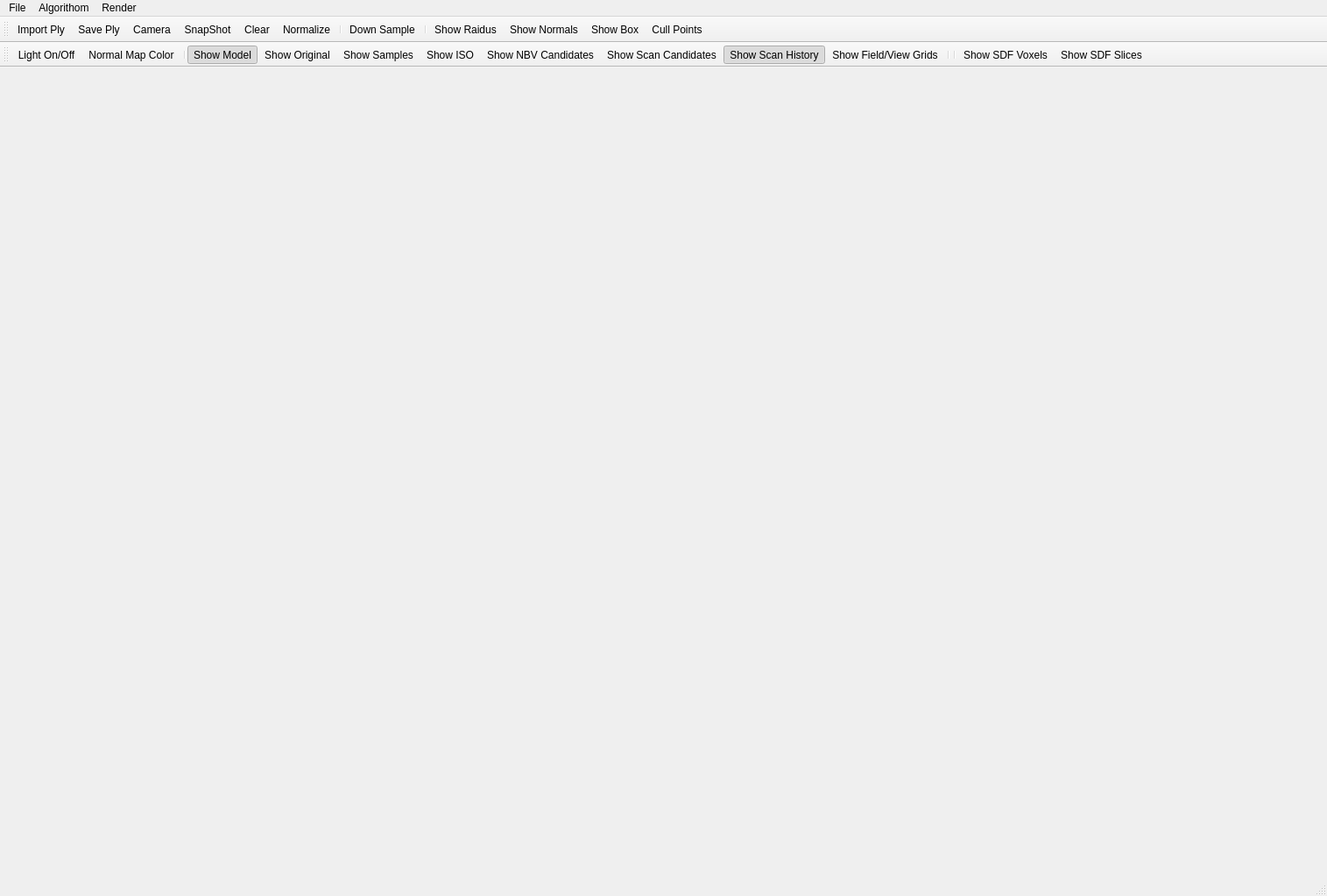
<?xml version="1.0" encoding="UTF-8"?>
<ui version="4.0">
 <class>mainwindowClass</class>
 <widget class="QMainWindow" name="mainwindowClass">
  <property name="geometry">
   <rect>
    <x>0</x>
    <y>0</y>
    <width>1515</width>
    <height>1023</height>
   </rect>
  </property>
  <property name="minimumSize">
   <size>
    <width>55</width>
    <height>55</height>
   </size>
  </property>
  <property name="sizeIncrement">
   <size>
    <width>5</width>
    <height>5</height>
   </size>
  </property>
  <property name="baseSize">
   <size>
    <width>1</width>
    <height>1</height>
   </size>
  </property>
  <property name="acceptDrops">
   <bool>true</bool>
  </property>
  <property name="windowTitle">
   <string>Quality-Driven-Poisson-Guided-Autoscanning</string>
  </property>
  <widget class="QWidget" name="centralWidget"/>
  <widget class="QMenuBar" name="menuBar">
   <property name="geometry">
    <rect>
     <x>0</x>
     <y>0</y>
     <width>1515</width>
     <height>23</height>
    </rect>
   </property>
   <widget class="QMenu" name="menuFile">
    <property name="title">
     <string>File</string>
    </property>
    <addaction name="actionImport_Ply"/>
    <addaction name="actionSave_Ply"/>
    <addaction name="actionNormalize"/>
    <addaction name="actionDownSample"/>
    <addaction name="actionQianSample"/>
    <addaction name="actionClear_Data"/>
    <addaction name="actionImport_Image"/>
    <addaction name="actionSave_NBV"/>
    <addaction name="actionTransformToGroundAxis"/>
   </widget>
   <widget class="QMenu" name="menuAlgorithom">
    <property name="title">
     <string>Algorithom</string>
    </property>
    <widget class="QMenu" name="menuPoisson">
     <property name="title">
      <string>Poisson</string>
     </property>
     <addaction name="actionPoisson"/>
    </widget>
    <widget class="QMenu" name="menuICP">
     <property name="title">
      <string>ICP</string>
     </property>
     <addaction name="actionSICP_With_Normal"/>
     <addaction name="actionSICP_Without_Normal"/>
     <addaction name="actionMeshLab_ICP"/>
    </widget>
    <addaction name="menuPoisson"/>
    <addaction name="menuICP"/>
   </widget>
   <widget class="QMenu" name="menuRender">
    <property name="title">
     <string>Render</string>
    </property>
    <widget class="QMenu" name="menuColor">
     <property name="title">
      <string>Color</string>
     </property>
     <addaction name="actionLight_On_Off"/>
     <addaction name="actionSample_Color"/>
     <addaction name="actionOriginal_Color"/>
     <addaction name="actionBackground_Color"/>
     <addaction name="actionFeature_Color"/>
     <addaction name="actionNormal_Color"/>
     <addaction name="separator"/>
     <addaction name="actionAmbient_Color"/>
     <addaction name="actionDiffuse_Color"/>
     <addaction name="actionSpecular_Color"/>
     <addaction name="actionShow_Individual_Color"/>
    </widget>
    <widget class="QMenu" name="menuSample_Render">
     <property name="title">
      <string>Sample Render</string>
     </property>
     <addaction name="actionShow_Samples"/>
     <addaction name="separator"/>
     <addaction name="actionShow_Sample_Dot"/>
     <addaction name="actionShow_Sample_Quads"/>
     <addaction name="actionShow_Sample_Circle"/>
     <addaction name="actionShow_Sample_Sphere"/>
    </widget>
    <widget class="QMenu" name="menuOriginal_Render">
     <property name="title">
      <string>Original Render</string>
     </property>
     <addaction name="actionShow_Original"/>
     <addaction name="separator"/>
     <addaction name="actionShow_Original_Dot"/>
     <addaction name="actionShow_Original_Quad"/>
     <addaction name="actionShow_Original_Circle"/>
     <addaction name="actionShow_Original_Sphere"/>
    </widget>
    <widget class="QMenu" name="menuSnap_Shot">
     <property name="title">
      <string>Snap Shot</string>
     </property>
     <addaction name="actionSnapShot"/>
     <addaction name="actionSnap_Each_Iteration"/>
     <addaction name="actionNo_Snap_Radius"/>
    </widget>
    <widget class="QMenu" name="menuShow_Neighbor_Size">
     <property name="title">
      <string>Show Neighbor Size</string>
     </property>
     <addaction name="actionShow_Neighborhood_Ball"/>
     <addaction name="actionShow_Radius_Line"/>
     <addaction name="actionShow_All_Raidus"/>
    </widget>
    <widget class="QMenu" name="menuPick_Point">
     <property name="title">
      <string>Pick Point</string>
     </property>
     <addaction name="actionErase_Pick"/>
    </widget>
    <widget class="QMenu" name="menuShow_Poisson">
     <property name="title">
      <string>Show Poisson</string>
     </property>
     <addaction name="actionShow_ISO"/>
     <addaction name="actionUse_ISO_Interval"/>
    </widget>
    <addaction name="menuColor"/>
    <addaction name="separator"/>
    <addaction name="menuSample_Render"/>
    <addaction name="menuOriginal_Render"/>
    <addaction name="menuShow_Poisson"/>
    <addaction name="actionShow_Normals"/>
    <addaction name="actionShow_Scan_Candidates"/>
    <addaction name="actionShow_Confidence_Color"/>
    <addaction name="actionShow_Box"/>
    <addaction name="actionCull_Points"/>
    <addaction name="actionRecompute_Quad"/>
    <addaction name="menuSnap_Shot"/>
    <addaction name="menuShow_Neighbor_Size"/>
    <addaction name="menuPick_Point"/>
    <addaction name="actionShow_View_Grids"/>
    <addaction name="actionShow_NBV_Candidates"/>
    <addaction name="actionShow_NBV_Label"/>
    <addaction name="actionShow_NBV_Ball"/>
    <addaction name="actionShow_Poisson_Surface"/>
    <addaction name="actionShow_Scan_History"/>
    <addaction name="separator"/>
    <addaction name="actionShow_SDF_Voxels"/>
    <addaction name="actionShow_SDF_Slices"/>
   </widget>
   <addaction name="menuFile"/>
   <addaction name="menuAlgorithom"/>
   <addaction name="menuRender"/>
  </widget>
  <widget class="QToolBar" name="mainToolBar_save_parameter">
   <property name="baseSize">
    <size>
     <width>11</width>
     <height>11</height>
    </size>
   </property>
   <property name="toolButtonStyle">
    <enum>Qt::ToolButtonTextUnderIcon</enum>
   </property>
   <attribute name="toolBarArea">
    <enum>TopToolBarArea</enum>
   </attribute>
   <attribute name="toolBarBreak">
    <bool>false</bool>
   </attribute>
   <addaction name="actionImport_Ply"/>
   <addaction name="actionSave_Ply"/>
   <addaction name="actionCamera"/>
   <addaction name="actionSnapShot"/>
   <addaction name="actionClear_Data"/>
   <addaction name="actionNormalize"/>
   <addaction name="separator"/>
   <addaction name="actionDownSample"/>
   <addaction name="separator"/>
   <addaction name="actionShow_Neighborhood_Ball"/>
   <addaction name="actionShow_Normals"/>
   <addaction name="actionShow_Box"/>
   <addaction name="actionCull_Points"/>
  </widget>
  <widget class="QStatusBar" name="statusBar"/>
  <widget class="QToolBar" name="toolBar">
   <property name="contextMenuPolicy">
    <enum>Qt::ActionsContextMenu</enum>
   </property>
   <property name="windowTitle">
    <string>toolBar</string>
   </property>
   <attribute name="toolBarArea">
    <enum>TopToolBarArea</enum>
   </attribute>
   <attribute name="toolBarBreak">
    <bool>true</bool>
   </attribute>
   <addaction name="actionLight_On_Off"/>
   <addaction name="actionShow_Normal_Color"/>
   <addaction name="separator"/>
   <addaction name="actionShow_Model"/>
   <addaction name="actionShow_Original"/>
   <addaction name="actionShow_Samples"/>
   <addaction name="actionShow_ISO"/>
   <addaction name="actionShow_NBV_Candidates"/>
   <addaction name="actionShow_Scan_Candidates"/>
   <addaction name="actionShow_Scan_History"/>
   <addaction name="actionShow_View_Grids"/>
   <addaction name="separator"/>
   <addaction name="separator"/>
   <addaction name="actionShow_SDF_Voxels"/>
   <addaction name="actionShow_SDF_Slices"/>
  </widget>
  <action name="actionImport_Ply">
   <property name="icon">
    <iconset resource="mainwindow.qrc">
     <normaloff>:/mainwindow/Icons/open.png</normaloff>:/mainwindow/Icons/open.png</iconset>
   </property>
   <property name="text">
    <string>Import Ply</string>
   </property>
  </action>
  <action name="actionSave_Ply">
   <property name="icon">
    <iconset resource="mainwindow.qrc">
     <normaloff>:/mainwindow/Icons/save.png</normaloff>:/mainwindow/Icons/save.png</iconset>
   </property>
   <property name="text">
    <string>Save Ply</string>
   </property>
  </action>
  <action name="actionShow_Samples">
   <property name="checkable">
    <bool>true</bool>
   </property>
   <property name="text">
    <string>Show Samples</string>
   </property>
  </action>
  <action name="actionShow_Original">
   <property name="checkable">
    <bool>true</bool>
   </property>
   <property name="text">
    <string>Show Original</string>
   </property>
  </action>
  <action name="actionShow_Neighborhood_Ball">
   <property name="checkable">
    <bool>true</bool>
   </property>
   <property name="text">
    <string>Show Raidus</string>
   </property>
   <property name="shortcut">
    <string>Alt+R</string>
   </property>
  </action>
  <action name="actionCull_Points">
   <property name="checkable">
    <bool>true</bool>
   </property>
   <property name="text">
    <string>Cull Points</string>
   </property>
   <property name="shortcut">
    <string>Ctrl+T</string>
   </property>
  </action>
  <action name="actionSample_Color">
   <property name="text">
    <string>Sample Color</string>
   </property>
  </action>
  <action name="actionOriginal_Color">
   <property name="text">
    <string>Original Color</string>
   </property>
  </action>
  <action name="actionBackground_Color">
   <property name="text">
    <string>Background Color</string>
   </property>
  </action>
  <action name="actionAmbient_Color">
   <property name="text">
    <string>Ambient Color</string>
   </property>
  </action>
  <action name="actionDiffuse_Color">
   <property name="text">
    <string>Diffuse Color</string>
   </property>
  </action>
  <action name="actionSpecular_Color">
   <property name="text">
    <string>Specular Color</string>
   </property>
  </action>
  <action name="actionLight_On_Off">
   <property name="checkable">
    <bool>true</bool>
   </property>
   <property name="icon">
    <iconset resource="mainwindow.qrc">
     <normaloff>:/mainwindow/Icons/lighton.png</normaloff>:/mainwindow/Icons/lighton.png</iconset>
   </property>
   <property name="text">
    <string>Light On/Off</string>
   </property>
  </action>
  <action name="actionInitial_Sampling">
   <property name="text">
    <string>Initial Sampling</string>
   </property>
  </action>
  <action name="actionNormalize">
   <property name="icon">
    <iconset resource="mainwindow.qrc">
     <normaloff>:/mainwindow/Icons/normalize.png</normaloff>:/mainwindow/Icons/normalize.png</iconset>
   </property>
   <property name="text">
    <string>Normalize</string>
   </property>
  </action>
  <action name="actionDownSample">
   <property name="icon">
    <iconset resource="mainwindow.qrc">
     <normaloff>:/mainwindow/Icons/reload.png</normaloff>:/mainwindow/Icons/reload.png</iconset>
   </property>
   <property name="text">
    <string>Down Sample</string>
   </property>
  </action>
  <action name="actionSubSample">
   <property name="text">
    <string>SubSample</string>
   </property>
  </action>
  <action name="actionSnapShot">
   <property name="icon">
    <iconset resource="mainwindow.qrc">
     <normaloff>:/mainwindow/Icons/125.png</normaloff>:/mainwindow/Icons/125.png</iconset>
   </property>
   <property name="text">
    <string>SnapShot</string>
   </property>
  </action>
  <action name="actionShow_Normals">
   <property name="checkable">
    <bool>true</bool>
   </property>
   <property name="text">
    <string>Show Normals</string>
   </property>
   <property name="shortcut">
    <string>Alt+N</string>
   </property>
  </action>
  <action name="actionFeature_Color">
   <property name="text">
    <string>Feature Color</string>
   </property>
  </action>
  <action name="actionNormal_Color">
   <property name="text">
    <string>Normal Color</string>
   </property>
  </action>
  <action name="actionWLOP_2">
   <property name="text">
    <string>Skeletonization</string>
   </property>
  </action>
  <action name="actionRun_Wlop">
   <property name="icon">
    <iconset>
     <normaloff>:/mainwindow/Icons/gowalla_128x128-32.png</normaloff>:/mainwindow/Icons/gowalla_128x128-32.png</iconset>
   </property>
   <property name="text">
    <string>Run WLOP</string>
   </property>
  </action>
  <action name="actionWLOP_Setting">
   <property name="icon">
    <iconset>
     <normaloff>:/mainwindow/Icons/gameboid_128x128-32.png</normaloff>:/mainwindow/Icons/gameboid_128x128-32.png</iconset>
   </property>
   <property name="text">
    <string>WLOP</string>
   </property>
   <property name="font">
    <font>
     <weight>75</weight>
     <bold>true</bold>
    </font>
   </property>
  </action>
  <action name="actionRun_PCA">
   <property name="text">
    <string>Run PCA</string>
   </property>
  </action>
  <action name="actionNormal_Setting">
   <property name="icon">
    <iconset>
     <normaloff>:/mainwindow/Icons/sleepbot_128x128-32.png</normaloff>:/mainwindow/Icons/sleepbot_128x128-32.png</iconset>
   </property>
   <property name="text">
    <string>Normal</string>
   </property>
  </action>
  <action name="actionReorientate">
   <property name="text">
    <string>Reorientate</string>
   </property>
   <property name="font">
    <font>
     <weight>75</weight>
     <bold>true</bold>
    </font>
   </property>
  </action>
  <action name="actionShow_Sample_Quads">
   <property name="checkable">
    <bool>true</bool>
   </property>
   <property name="text">
    <string>Quad</string>
   </property>
  </action>
  <action name="actionShow_Sample_Dot">
   <property name="checkable">
    <bool>true</bool>
   </property>
   <property name="text">
    <string>Dot</string>
   </property>
  </action>
  <action name="actionShow_Sample_Circle">
   <property name="checkable">
    <bool>true</bool>
   </property>
   <property name="text">
    <string>Circle</string>
   </property>
  </action>
  <action name="actionShow_Original_Quad">
   <property name="checkable">
    <bool>true</bool>
   </property>
   <property name="text">
    <string>Quad</string>
   </property>
  </action>
  <action name="actionShow_Original_Dot">
   <property name="checkable">
    <bool>true</bool>
   </property>
   <property name="text">
    <string>Dot</string>
   </property>
  </action>
  <action name="actionShow_Original_Circle">
   <property name="checkable">
    <bool>true</bool>
   </property>
   <property name="text">
    <string>Circle</string>
   </property>
  </action>
  <action name="actionInitial_Sampling_2">
   <property name="text">
    <string>Initialization</string>
   </property>
  </action>
  <action name="actionAuto_Play">
   <property name="text">
    <string>Auto Play</string>
   </property>
  </action>
  <action name="actionStop">
   <property name="text">
    <string>Stop</string>
   </property>
  </action>
  <action name="actionStep">
   <property name="text">
    <string>Step</string>
   </property>
  </action>
  <action name="actionJump">
   <property name="text">
    <string>Jump</string>
   </property>
  </action>
  <action name="actionSkeleton_Setting">
   <property name="icon">
    <iconset resource="mainwindow.qrc">
     <normaloff>:/mainwindow/Icons/heyzap_128x128-32.png</normaloff>:/mainwindow/Icons/heyzap_128x128-32.png</iconset>
   </property>
   <property name="text">
    <string>Skeleton</string>
   </property>
   <property name="font">
    <font>
     <weight>75</weight>
     <bold>true</bold>
    </font>
   </property>
  </action>
  <action name="actionUpsample_Setting">
   <property name="icon">
    <iconset>
     <normaloff>:/mainwindow/Icons/upsample-xw.png</normaloff>:/mainwindow/Icons/upsample-xw.png</iconset>
   </property>
   <property name="text">
    <string>EAR</string>
   </property>
   <property name="font">
    <font>
     <weight>75</weight>
     <bold>true</bold>
     <strikeout>false</strikeout>
     <stylestrategy>PreferAntialias</stylestrategy>
    </font>
   </property>
  </action>
  <action name="actionClear_Data">
   <property name="icon">
    <iconset resource="mainwindow.qrc">
     <normaloff>:/mainwindow/Icons/eraser.png</normaloff>:/mainwindow/Icons/eraser.png</iconset>
   </property>
   <property name="text">
    <string>Clear</string>
   </property>
  </action>
  <action name="actionImport_Image">
   <property name="text">
    <string>Import Image</string>
   </property>
   <property name="visible">
    <bool>false</bool>
   </property>
  </action>
  <action name="actionShow_Individual_Color">
   <property name="checkable">
    <bool>true</bool>
   </property>
   <property name="text">
    <string>Colorized</string>
   </property>
  </action>
  <action name="actionRecompute_Quad">
   <property name="text">
    <string>Recompute Quad</string>
   </property>
  </action>
  <action name="actionShow_Normal_Color">
   <property name="checkable">
    <bool>true</bool>
   </property>
   <property name="icon">
    <iconset resource="mainwindow.qrc">
     <normaloff>:/mainwindow/Icons/rgbt.png</normaloff>:/mainwindow/Icons/rgbt.png</iconset>
   </property>
   <property name="text">
    <string>Normal Map Color</string>
   </property>
  </action>
  <action name="actionSave_View">
   <property name="text">
    <string>Save View</string>
   </property>
  </action>
  <action name="actionSnap_Each_Iteration">
   <property name="checkable">
    <bool>true</bool>
   </property>
   <property name="text">
    <string>Snap Each Iteration</string>
   </property>
  </action>
  <action name="actionNo_Snap_Radius">
   <property name="checkable">
    <bool>true</bool>
   </property>
   <property name="text">
    <string>Not Snap Radius</string>
   </property>
  </action>
  <action name="actionShow_Radius_Line">
   <property name="text">
    <string>Show Radius Line</string>
   </property>
  </action>
  <action name="actionShow_All_Raidus">
   <property name="checkable">
    <bool>true</bool>
   </property>
   <property name="text">
    <string>Show All Raidus</string>
   </property>
  </action>
  <action name="actionSave_Skel">
   <property name="icon">
    <iconset>
     <normaloff>:/mainwindow/Icons/folder_128x128-32.png</normaloff>:/mainwindow/Icons/folder_128x128-32.png</iconset>
   </property>
   <property name="text">
    <string>Save Skel</string>
   </property>
  </action>
  <action name="actionErase_Pick">
   <property name="text">
    <string>Erase Pick</string>
   </property>
   <property name="shortcut">
    <string>Alt+E</string>
   </property>
  </action>
  <action name="actionShow_Sample_Sphere">
   <property name="checkable">
    <bool>true</bool>
   </property>
   <property name="text">
    <string>Sphere</string>
   </property>
  </action>
  <action name="actionShow_Original_Sphere">
   <property name="checkable">
    <bool>true</bool>
   </property>
   <property name="text">
    <string>Sphere</string>
   </property>
  </action>
  <action name="actionShow_Skeleton">
   <property name="checkable">
    <bool>true</bool>
   </property>
   <property name="text">
    <string>Show Skeleton</string>
   </property>
  </action>
  <action name="actionShow_colorful_branches">
   <property name="checkable">
    <bool>true</bool>
   </property>
   <property name="text">
    <string>Show colorful branches</string>
   </property>
  </action>
  <action name="actionQianSample">
   <property name="text">
    <string>Fixed Sample(no random)</string>
   </property>
   <property name="visible">
    <bool>false</bool>
   </property>
  </action>
  <action name="actionPoisson_test">
   <property name="text">
    <string>Poisson test</string>
   </property>
  </action>
  <action name="actionPoisson_test_all">
   <property name="text">
    <string>Poisson test all</string>
   </property>
  </action>
  <action name="actionPoisson">
   <property name="icon">
    <iconset resource="mainwindow.qrc">
     <normaloff>:/mainwindow/Icons/poisson.png</normaloff>:/mainwindow/Icons/poisson.png</iconset>
   </property>
   <property name="text">
    <string>Poisson</string>
   </property>
  </action>
  <action name="actionShow_Poisson_2">
   <property name="text">
    <string>Show Poisson</string>
   </property>
  </action>
  <action name="actionISO_steps">
   <property name="text">
    <string>ISO steps</string>
   </property>
  </action>
  <action name="actionUse_ISO_Interval">
   <property name="checkable">
    <bool>true</bool>
   </property>
   <property name="text">
    <string>Use ISO Interval</string>
   </property>
  </action>
  <action name="actionShow_ISO">
   <property name="checkable">
    <bool>true</bool>
   </property>
   <property name="text">
    <string>Show ISO</string>
   </property>
  </action>
  <action name="actionShow_Scan_Candidates">
   <property name="checkable">
    <bool>true</bool>
   </property>
   <property name="text">
    <string>Show Scan Candidates</string>
   </property>
  </action>
  <action name="actionCamera">
   <property name="icon">
    <iconset resource="mainwindow.qrc">
     <normaloff>:/mainwindow/Icons/camera.png</normaloff>:/mainwindow/Icons/camera.png</iconset>
   </property>
   <property name="text">
    <string>Camera</string>
   </property>
  </action>
  <action name="actionShow_Box">
   <property name="checkable">
    <bool>true</bool>
   </property>
   <property name="text">
    <string>Show Box</string>
   </property>
  </action>
  <action name="actionShow_Model">
   <property name="checkable">
    <bool>true</bool>
   </property>
   <property name="checked">
    <bool>true</bool>
   </property>
   <property name="text">
    <string>Show Model</string>
   </property>
  </action>
  <action name="actionShow_Current_Scanned_Mesh">
   <property name="checkable">
    <bool>true</bool>
   </property>
   <property name="checked">
    <bool>false</bool>
   </property>
   <property name="text">
    <string>Show Current Scanned Mesh</string>
   </property>
  </action>
  <action name="actionShow_Confidence_Color">
   <property name="checkable">
    <bool>true</bool>
   </property>
   <property name="text">
    <string>Show Confidence Color</string>
   </property>
  </action>
  <action name="actionShow_View_Grids">
   <property name="checkable">
    <bool>true</bool>
   </property>
   <property name="checked">
    <bool>false</bool>
   </property>
   <property name="text">
    <string>Show Field/View Grids</string>
   </property>
  </action>
  <action name="actionShow_NBV_Candidates">
   <property name="checkable">
    <bool>true</bool>
   </property>
   <property name="text">
    <string>Show NBV Candidates</string>
   </property>
  </action>
  <action name="actionSave_Field_Points">
   <property name="text">
    <string>Save Field Grid Points</string>
   </property>
  </action>
  <action name="actionSave_NBV">
   <property name="text">
    <string>Save NBV</string>
   </property>
  </action>
  <action name="actionRemove_Outlier">
   <property name="text">
    <string>Outlier</string>
   </property>
  </action>
  <action name="actionSwitch_Sample_Original">
   <property name="text">
    <string>Switch Sample Original</string>
   </property>
  </action>
  <action name="actionSwitch_Sample_with_ISO">
   <property name="text">
    <string>Switch Sample  ISO</string>
   </property>
  </action>
  <action name="actionSave_NBV_Grids">
   <property name="text">
    <string>Save View Grid Points</string>
   </property>
  </action>
  <action name="actionTransform">
   <property name="text">
    <string>Transform</string>
   </property>
  </action>
  <action name="actionAdd_Sample_To_Original">
   <property name="text">
    <string>Add Sample To Original</string>
   </property>
  </action>
  <action name="actionRemove_Ignore">
   <property name="text">
    <string>Remove Ignore</string>
   </property>
  </action>
  <action name="actionRecover_Ignore">
   <property name="text">
    <string>Recover Ignore</string>
   </property>
  </action>
  <action name="actionSave_Grid_As_Points">
   <property name="text">
    <string>Save Grid As Points</string>
   </property>
  </action>
  <action name="actionSave_Parameter">
   <property name="text">
    <string>Save Parameter</string>
   </property>
  </action>
  <action name="actionConvert_ply_to_obj">
   <property name="text">
    <string>Convert Ply To Obj</string>
   </property>
  </action>
  <action name="actionSwitch_Sample_NBV">
   <property name="text">
    <string>Switch S_N</string>
   </property>
  </action>
  <action name="actionNBV_ReOrders">
   <property name="text">
    <string>NBV ReOrders</string>
   </property>
  </action>
  <action name="actionShow_NBV_Label">
   <property name="checkable">
    <bool>true</bool>
   </property>
   <property name="text">
    <string>Show NBV Label</string>
   </property>
  </action>
  <action name="actionShow_NBV_Ball">
   <property name="checkable">
    <bool>true</bool>
   </property>
   <property name="text">
    <string>Show NBV Ball</string>
   </property>
  </action>
  <action name="actionShow_Poisson_Surface">
   <property name="text">
    <string>Show Poisson Surface</string>
   </property>
  </action>
  <action name="actionCompute_Normal_For_Poisson_Surface">
   <property name="text">
    <string>Compute Normal For Poisson Surface</string>
   </property>
  </action>
  <action name="actionEvaluation">
   <property name="text">
    <string>Evaluation</string>
   </property>
  </action>
  <action name="actionShow_Scan_History">
   <property name="checkable">
    <bool>true</bool>
   </property>
   <property name="checked">
    <bool>true</bool>
   </property>
   <property name="text">
    <string>Show Scan History</string>
   </property>
  </action>
  <action name="actionSwitch_History_NBV">
   <property name="text">
    <string>Switch History_NBV</string>
   </property>
  </action>
  <action name="actionAdd_NBV_To_History">
   <property name="text">
    <string>Add NBV To History</string>
   </property>
  </action>
  <action name="actionShow_SDF_Voxels">
   <property name="checkable">
    <bool>true</bool>
   </property>
   <property name="text">
    <string>Show SDF Voxels</string>
   </property>
  </action>
  <action name="actionShow_SDF_Slices">
   <property name="checkable">
    <bool>true</bool>
   </property>
   <property name="checked">
    <bool>false</bool>
   </property>
   <property name="text">
    <string>Show SDF Slices</string>
   </property>
  </action>
  <action name="actionTransform_To_Ground_Axis">
   <property name="text">
    <string>Transform To Ground Axis</string>
   </property>
  </action>
  <action name="action">
   <property name="text">
    <string>Transform To Ground Axis</string>
   </property>
  </action>
  <action name="actionTransform_To_Ground_Axis_2">
   <property name="text">
    <string>Transform To Ground Axis</string>
   </property>
  </action>
  <action name="actionTransform_To_Ground_Axis_3">
   <property name="text">
    <string>Transform To Ground Axis</string>
   </property>
  </action>
  <action name="actionTransformToGroundAxis">
   <property name="text">
    <string>Transform To Ground Axis</string>
   </property>
  </action>
  <action name="actionSICP_With_Normal">
   <property name="text">
    <string>SICP With Normal</string>
   </property>
  </action>
  <action name="actionSICP_Without_Normal">
   <property name="text">
    <string>SICP Without Normal</string>
   </property>
  </action>
  <action name="actionMeshLab_ICP">
   <property name="text">
    <string>MeshLab ICP</string>
   </property>
  </action>
 </widget>
 <layoutdefault spacing="6" margin="11"/>
 <resources>
  <include location="mainwindow.qrc"/>
 </resources>
 <connections/>
</ui>
